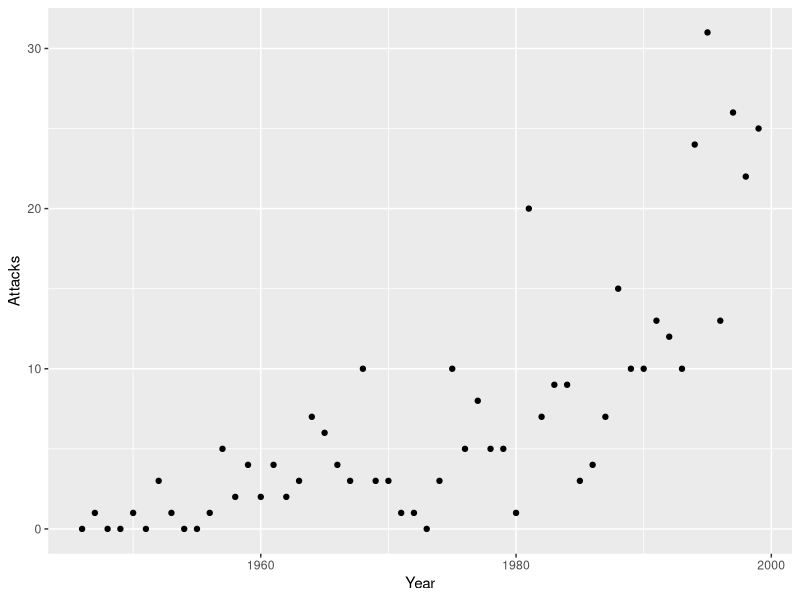
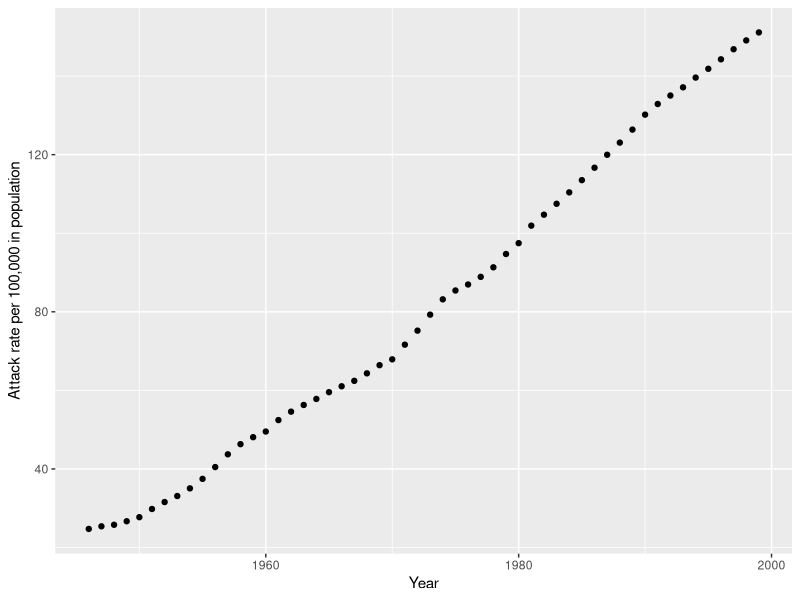

Here is the R script that generated these plots, in order:
## ---- chunk 1
library(tidyverse)
## ---- chunk 2
shark_data <- readxl::read_xls("floridashark.xls")
## ---- chunk 3
glimpse(shark_data)

ggplot(data = shark_data, aes(x = Year, y = Attacks)) +
  geom_point()
## ---- chunk 4
count_model <- glm(
  Attacks ~ I(Year - 1946), 
  data = shark_data, 
  family = poisson(link = "log")
) 

count_model_sum <- summary(count_model)

count_model_95cis_beta0 <- count_model_sum$coefficients["(Intercept)", "Estimate"] + c(-1, 1) * qnorm(1 - 0.05 / 2) * count_model_sum$coefficients["(Intercept)", "Std. Error"]

count_model_95cis_beta1 <- count_model_sum$coefficients["I(Year - 1946)", "Estimate"] + c(-1, 1) * qnorm(1 - 0.05 / 2) * count_model_sum$coefficients["I(Year - 1946)", "Std. Error"]
## ---- chunk 5
model_count_ebeta0 <- exp(count_model_sum$coefficients["(Intercept)", "Estimate"])

count_model_95cis_ebeta0 <- exp(count_model_95cis_beta0)

model_count_ebeta1 <- exp(count_model_sum$coefficients["I(Year - 1946)", "Estimate"])

count_model_95cis_ebeta1 <- exp(count_model_95cis_beta1)
## ---- chunk 6
shark_data$pop_per_100k <- shark_data$Population / 100000

ggplot(data = shark_data, aes(x = Year, y = pop_per_100k)) +
  geom_point() +
  labs(
    y = "Attack rate per 100,000 in population"
  )
## ---- chunk 7
rate_model <- glm(
  Attacks ~ offset(log(pop_per_100k)) + I(Year - 1946), 
  data = shark_data, 
  family = poisson(link = "log")
) 

rate_model_sum <- summary(rate_model)

# beta1 estimate and 95% ci
rate_model_beta1 <- rate_model_sum$coefficients["I(Year - 1946)", "Estimate"]

rate_model_beta1_95_ci <- rate_model_beta1 + c(-1, 1) * qnorm(1 - 0.05 / 2) * rate_model_sum$coefficients["I(Year - 1946)", "Std. Error"]

# (exp(beta1) - 1) * 100% estimate and 95% CI
rate_model_per_change_ebeta1 <- (exp(rate_model_beta1) - 1) * 100
rate_model_per_change_ebeta1_95_ci <- (exp(rate_model_beta1_95_ci) - 1) * 100
## ---- chunk 8
# (exp(beta1 * 10) - 1) * 100% estimate and 95% CI
rate_model_per_change_e10beta1 <- (exp(rate_model_beta1 * 10) - 1) * 100
rate_model_per_change_e10beta1_95_ci <- (exp(rate_model_beta1_95_ci * 10) - 1) * 100
## ---- chunk 9
shark_data$log_attacks <- log(shark_data$Attacks + 0.0000001)
## ---- chunk 10
linear_model <- lm(log_attacks ~ I(Year - 1946), data = shark_data)

linear_model_sum <- summary(linear_model)

lm_beta1 <- linear_model_sum$coefficients["I(Year - 1946)", "Estimate"]
glm_beta1 <- count_model_sum$coefficients["I(Year - 1946)", "Estimate"]

